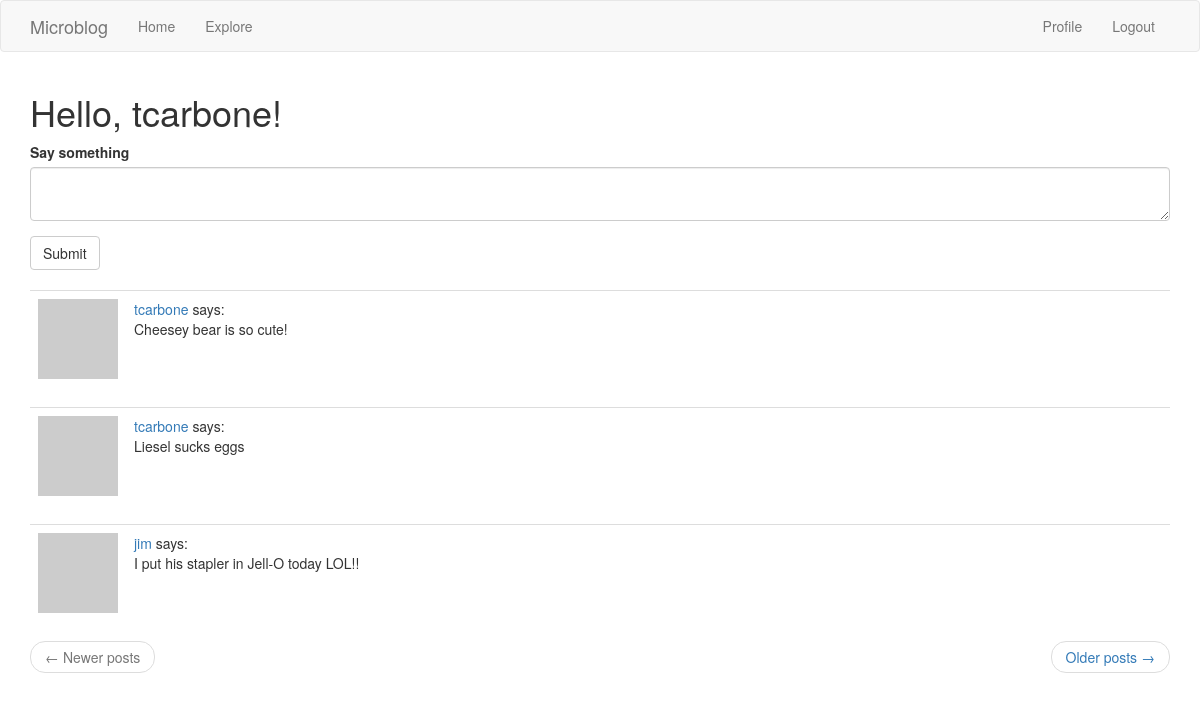
Before: /index (signed in) with the older database file.
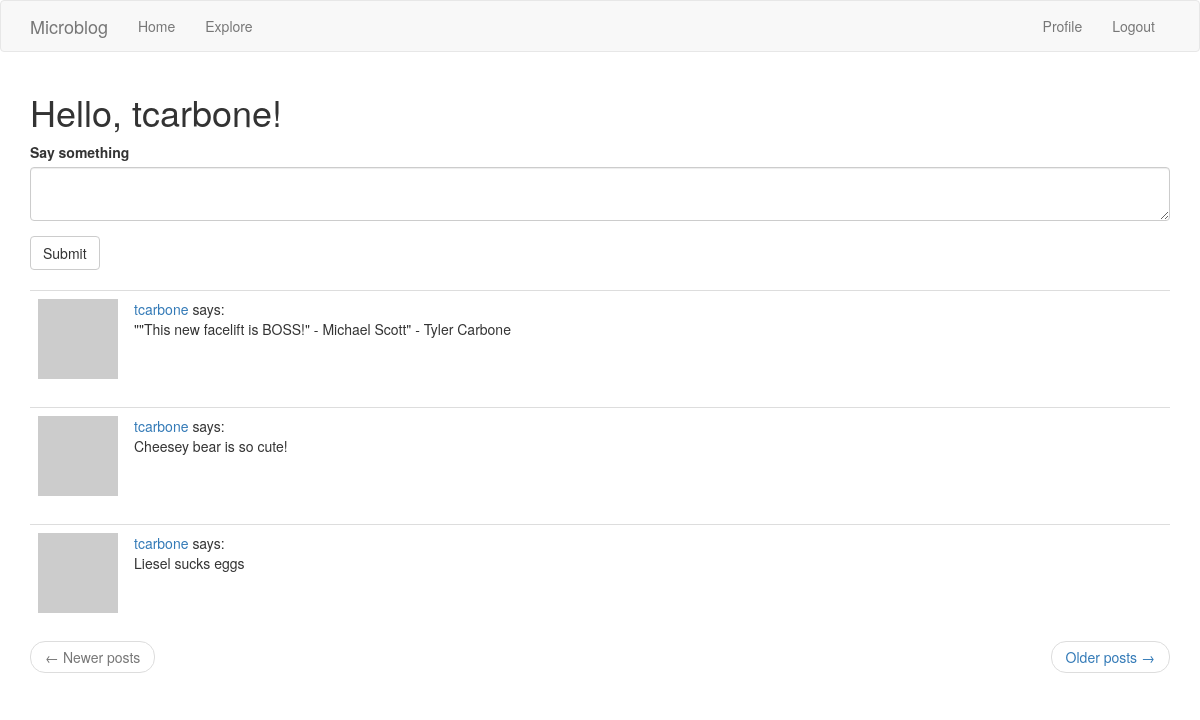
After: the same page with the newer database file.
### app/models.py (models this page shows, shortened)
class User(UserMixin, db.Model):
    id = db.Column(db.Integer, primary_key=True)
    username = db.Column(db.String(64), index=True, unique=True)
    email = db.Column(db.String(120), index=True, unique=True)
    password_hash = db.Column(db.String(128))
    about_me = db.Column(db.String(140))
    last_seen = db.Column(db.DateTime, default=datetime.utcnow)
    posts = db.relationship("Post", backref="author", lazy="dynamic")
    followed = db.relationship(
        "User",
        secondary = followers,
        primaryjoin = (followers.c.follower_id == id),
        secondaryjoin = (followers.c.followed_id == id),
        backref = db.backref("followers", lazy="dynamic"),
        lazy="dynamic"
    )
    def avatar(self, size):
        digest = hashlib.md5(self.email.lower().encode("utf-8")).hexdigest()
        url = "https://www.gravatar.com/avatar/{}?d=identicon&s={}"
        return url.format(digest, size)
    def followed_posts(self):
        followed_posts = Post.query.join(
            followers, (followers.c.followed_id == Post.user_id)).filter(
                followers.c.follower_id == self.id)
        own_posts = Post.query.filter_by(user_id = self.id)
        return followed_posts.union(own_posts).order_by(Post.timestamp.desc())

class Post(db.Model):
    id = db.Column(db.Integer, primary_key=True)
    body = db.Column(db.String(140))
    timestamp = db.Column(db.DateTime, index=True, default=datetime.utcnow)
    user_id = db.Column(db.Integer, db.ForeignKey('user.id'))

### app/routes.py (the view)
@app.route("/", methods=["GET", "POST"])
@app.route("/index", methods=["GET", "POST"])
@login_required
def index():
    form = PostForm()
    if form.validate_on_submit():
        post = Post(body=form.post.data, author=current_user)
        db.session.add(post)
        db.session.commit()
        flash("Your poas is now live!")
        return redirect(url_for("index"))
    page = request.args.get('page', 1, type=int)
    posts = current_user.followed_posts().paginate(
        page, app.config['POSTS_PER_PAGE'], False)
    if posts.has_next:
        next_url = url_for('index', page=posts.next_num)
    else:
        next_url = None
    if posts.has_prev:
        prev_url = url_for('index', page=posts.prev_num)
    else:
        prev_url = None
    return render_template("index.html", title="Home", form=form,
        posts=posts.items, next_url=next_url, prev_url=prev_url)

### app/forms.py
class PostForm(FlaskForm):
    post = TextAreaField("Say something", validators=[DataRequired(),
        Length(min=1, max=140)])
    submit = SubmitField("Submit")

### app/models.py (called while the page is built)
@login.user_loader
def load_user(id):
    return User.query.get(int(id))

### app/routes.py (called while the page is built)
@app.before_request
def before_request():
    if current_user.is_authenticated:
        current_user.last_seen = datetime.utcnow()
        db.session.commit()

### app/templates/index.html
{% extends "base.html" %}
{% import 'bootstrap/wtf.html' as wtf %}
{% block app_content %}
	<h1>Hello, {{ current_user.username }}!</h1>
	{% if form %}
		{{ wtf.quick_form(form) }}
		<br>
	{% endif %}
	{% for post in posts %}
		{% include '_post.html' %}
	{% endfor %}
	<nav aria-label="...">
        <ul class="pager">
            <li class="previous{% if not prev_url %} disabled{% endif %}">
                <a href="{{ prev_url or '#' }}">
                    <span aria-hidden="true">&larr;</span> Newer posts
                </a>
            </li>
            <li class="next{% if not next_url %} disabled{% endif %}">
                <a href="{{ next_url or '#' }}">
                    Older posts <span aria-hidden="true">&rarr;</span>
                </a>
            </li>
        </ul>
    </nav>
{% endblock %}

### app/templates/base.html (shortened to what this page needs)
{% extends 'bootstrap/base.html' %}
{% block navbar %}
	<nav class='navbar navbar-default'>
		<div class='container'>
            <div class='navbar-header'>
                <a class='navbar-brand' href='{{ url_for('index') }}'>Microblog</a>
            </div>
            <div class='collapse navbar-collapse' id='bs-example-navbar-collapse-1'>
                <ul class='nav navbar-nav'>
                    <li><a href='{{ url_for('index') }}'>Home</a></li>
                    <li><a href='{{ url_for('explore') }}'>Explore</a></li>
                </ul>
                <ul class='nav navbar-nav navbar-right'>
                    {% if current_user.is_anonymous %}
                    <li><a href='{{ url_for('login') }}'>Login</a></li>
                    {% else %}
                    <li><a href='{{ url_for('user', username=current_user.username) }}'>Profile</a></li>
                    <li><a href='{{ url_for('logout') }}'>Logout</a></li>
                    {% endif %}
                </ul>
            </div>
        </div>
	</nav>
{% endblock %}
{% block content %}
	<div class='container'>
		{% block app_content %}{% endblock %}
	</div>
{% endblock %}

### app/templates/_post.html
<table class="table table-hover">
	<tr>
		<td width="70px">
			<a href="{{ url_for('user', username=post.author.username) }}">
				<img src="{{ post.author.avatar(70) }}" />
			</a>
		</td>
		<td>
			<a href="{{ url_for('user', username=post.author.username) }}">
				{{ post.author.username }}
			</a>
			says:
			<br>
			{{ post.body }}
		</td>
	</tr>
</table>

Changed rows visible on the page:
no longer on this page (row unchanged): Post: author.username "jim", body "I put his stapler in Jell-O today LOL!!"
added Post: author.username "tcarbone", body "\"\"This new facelift is BOSS!\" - Michael Scott\" - Tyler Carbone"
